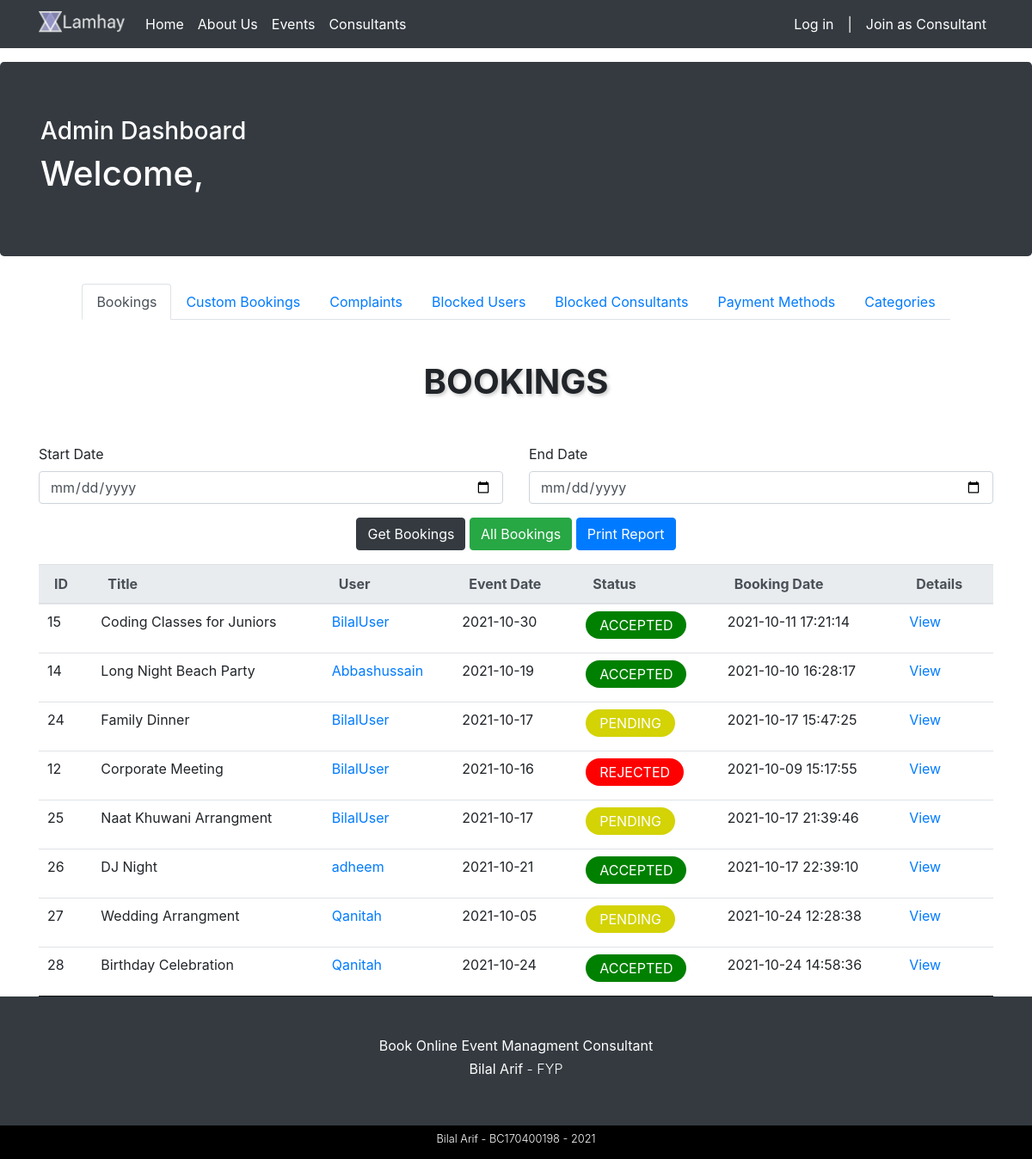
The app's page /admin-dashboard.php, older data.
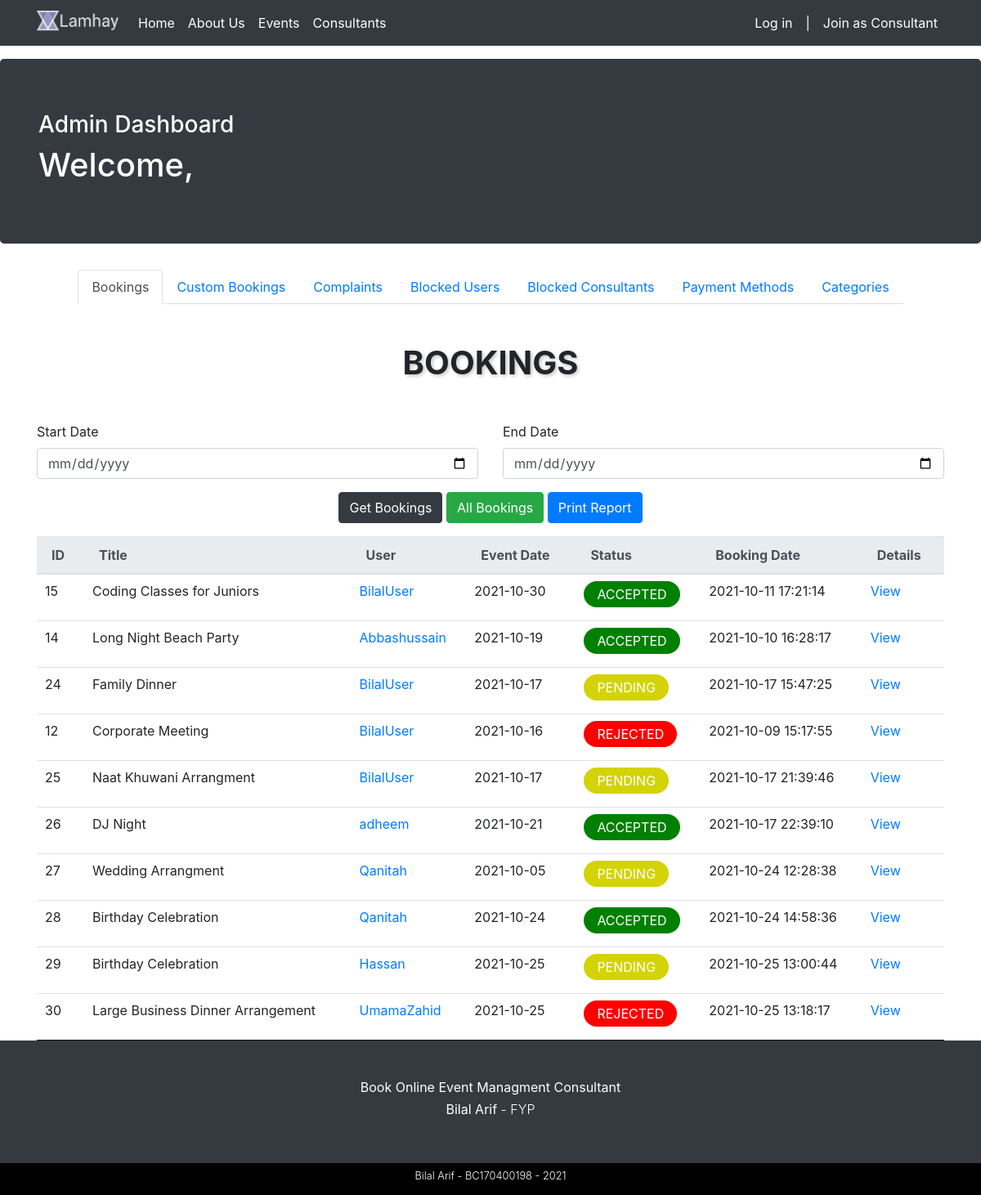
The same page, newer data.
### tables this page shows
CREATE TABLE IF NOT EXISTS `bookings` (
  `booking_id` int(11) NOT NULL AUTO_INCREMENT,
  `booking_event` int(11) NOT NULL,
  `booking_event_name` varchar(255) NOT NULL,
  `booking_description` text NOT NULL,
  `booking_consultant` int(11) NOT NULL,
  `booking_consultant_username` varchar(255) NOT NULL,
  `booking_user` int(11) NOT NULL,
  `booking_user_username` varchar(255) NOT NULL,
  `booking_status` varchar(50) NOT NULL DEFAULT 'pending',
  `booking_date` date NOT NULL,
  `booking_createdAt` datetime NOT NULL DEFAULT CURRENT_TIMESTAMP,
  PRIMARY KEY (`booking_id`)
);

### includes/classes/Database.php (called while the page is built, shortened)
<?php
class Database {
    private $pdo;
    public function __construct(){
        $this->pdo = new PDO("mysql:host=localhost;dbname=lamhey", "Bilal", "123123");
        $this->pdo->setAttribute(PDO::ATTR_ERRMODE, PDO::ERRMODE_EXCEPTION);
    }
    public function queryDB($sql, $mode, $values = array()){
        $stmt = $this->pdo->prepare($sql);
        foreach($values as $valueToBind){
            $stmt->bindValue($valueToBind[0], $valueToBind[1]);
        }
        $stmt->execute();
        if ($mode != Database::SELECTSINGLE && $mode != Database::SELECTALL && $mode != Database::EXECUTE){
            throw new Exception('Invalid Mode');
        }else if ($mode == Database::SELECTSINGLE){
            return $stmt->fetch(PDO::FETCH_ASSOC);
        }else if ($mode == Database::SELECTALL){
            return $stmt->fetchAll(PDO::FETCH_ASSOC);
        }
    }
}

### includes/classes/Admin.php (called while the page is built, shortened)
<?php
class Admin extends User {
    protected $db;
    public function __construct($pUsername){
        $this->db = new Database();
    }
    public function getBookingList() {
        $sql = "SELECT * FROM bookings";
        $result = $this->db->queryDB($sql, Database::SELECTALL);
        return $result;
    }
}

### process/admin_dashboard_process.php (the view, shortened to what this page needs)
<?php
$admin = new Admin("admin");
$bookingData = $admin->getBookingList();
function bookingTd($booking) {
    $id = $booking['booking_id'];
    $userId = $booking['booking_user'];
    $event = $booking['booking_event_name'];
    $date = $booking['booking_date'];
    $status = $booking['booking_status'];
    $bookingUsername = $booking['booking_user_username'];
    $bookingDate = $booking['booking_createdAt'];
    $td =
        <<<HTML
         <tr>
            <td>$id</td>
            <td>$event</td>
            <td><a href="user-dashboard.php?id=$userId">$bookingUsername</a></td>
            <td>$date</td>
            <td><label class="rounded-pill px-3 py-1 text-uppercase $status" for="">$status</label></td>
            <td>$bookingDate</td>
            <td><a href="booking-detail.php?id=$id">View</a></td>
         <tr>
        HTML;
    echo $td;
}
function bookingList($data) {
    array_map("bookingTd", $data);
}

Row changes from the older to the newer data that the page shows:
added bookings: booking_id "29", booking_event_name "Birthday Celebration", booking_user_username "Hassan", booking_date "2021-10-25", booking_status "PENDING", booking_createdAt "2021-10-25 13:00:44"
added bookings: booking_id "30", booking_event_name "Large Business Dinner Arrangement", booking_user_username "UmamaZahid", booking_date "2021-10-25", booking_status "REJECTED", booking_createdAt "2021-10-25 13:18:17"
Text that changed along with them:
text no longer shown: "View View View View View View View View"
text now shown: "View View View View View View View View View View"
